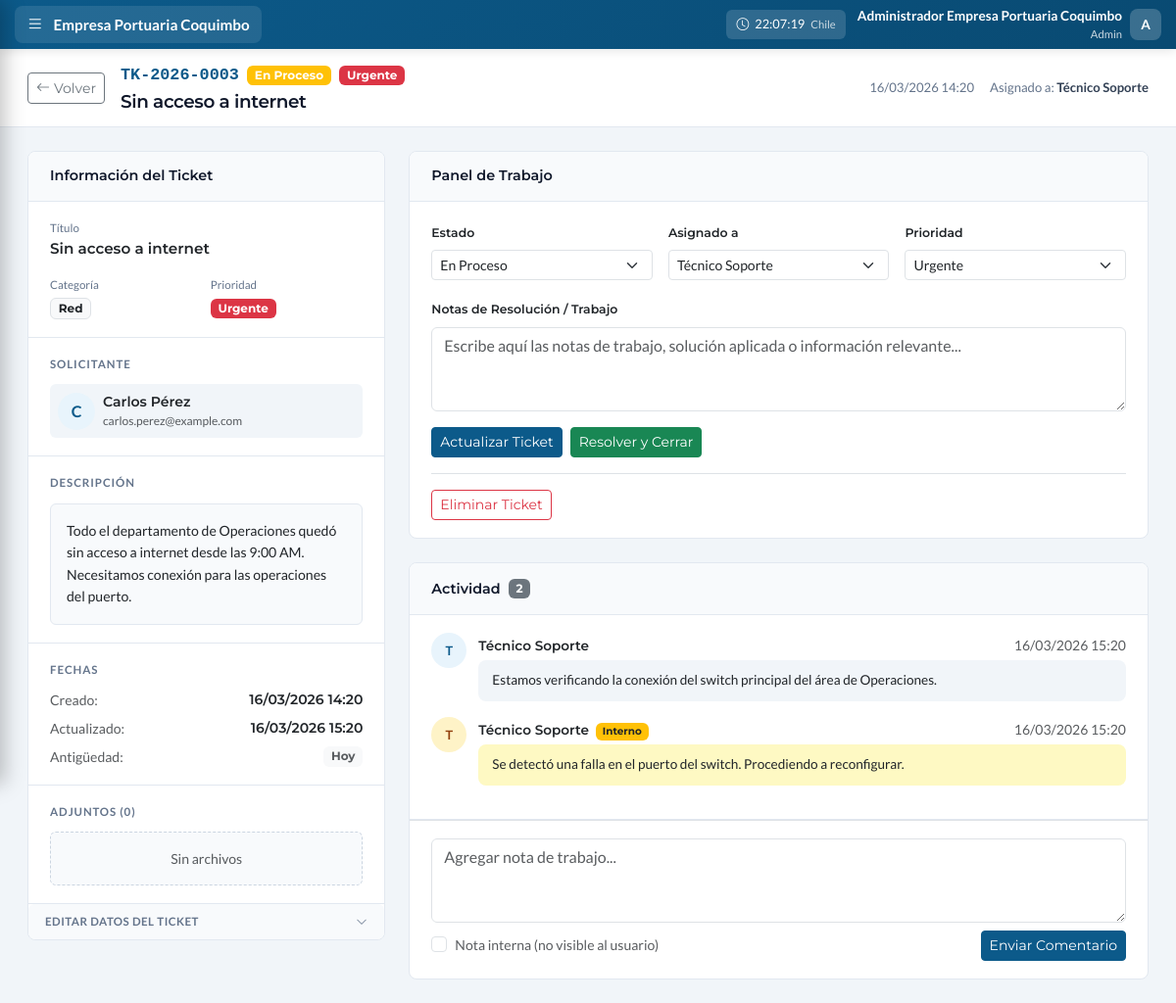
/detalle_ticket.php?id=3&from=tickets (signed in), run on the app's committed database.
### tables this page shows
CREATE TABLE IF NOT EXISTS users (
    id INT AUTO_INCREMENT PRIMARY KEY,
    name VARCHAR(100) NOT NULL,
    username VARCHAR(50) NOT NULL UNIQUE,
    email VARCHAR(150) NOT NULL UNIQUE,
    password VARCHAR(255) NOT NULL,
    role ENUM('admin', 'soporte', 'social', 'denuncia', 'user') NOT NULL DEFAULT 'user',
    is_active TINYINT(1) DEFAULT 1,
    last_login TIMESTAMP NULL,
    login_attempts INT DEFAULT 0,
    locked_until TIMESTAMP NULL,
    birthday DATE DEFAULT NULL,
    phone VARCHAR(20) DEFAULT NULL,
    department VARCHAR(100) DEFAULT NULL,
    position VARCHAR(100) DEFAULT NULL,
    avatar VARCHAR(255) DEFAULT NULL,
    bio TEXT DEFAULT NULL,
    created_at TIMESTAMP DEFAULT CURRENT_TIMESTAMP,
    updated_at TIMESTAMP DEFAULT CURRENT_TIMESTAMP ON UPDATE CURRENT_TIMESTAMP,
    INDEX idx_username (username),
    INDEX idx_email (email),
    INDEX idx_role (role)
);

CREATE TABLE IF NOT EXISTS tickets (
    id INT AUTO_INCREMENT PRIMARY KEY,
    ticket_number VARCHAR(20) NOT NULL UNIQUE,
    user_id INT DEFAULT NULL,
    user_name VARCHAR(100) DEFAULT NULL,
    user_email VARCHAR(150) DEFAULT NULL,
    user_department VARCHAR(100) DEFAULT NULL,
    user_phone VARCHAR(20) DEFAULT NULL,
    category ENUM('hardware', 'software', 'red', 'acceso', 'otro') NOT NULL DEFAULT 'otro',
    priority ENUM('baja', 'media', 'alta', 'urgente') NOT NULL DEFAULT 'media',
    title VARCHAR(200) NOT NULL,
    description TEXT NOT NULL,
    status ENUM('abierto', 'asignado', 'en_proceso', 'pendiente', 'en_pausa', 'resuelto', 'cerrado') DEFAULT 'abierto',
    assigned_to INT DEFAULT NULL,
    assigned_by INT DEFAULT NULL,
    resolution TEXT DEFAULT NULL,
    resolution_type ENUM('solucionado', 'sin_solucion', 'duplicado', 'cancelado') DEFAULT NULL,
    created_at TIMESTAMP DEFAULT CURRENT_TIMESTAMP,
    first_response_at TIMESTAMP NULL,
    assigned_at TIMESTAMP NULL,
    work_started_at TIMESTAMP NULL,
    resolved_at TIMESTAMP NULL,
    closed_at TIMESTAMP NULL,
    updated_at TIMESTAMP DEFAULT CURRENT_TIMESTAMP ON UPDATE CURRENT_TIMESTAMP,
    sla_response_target INT DEFAULT NULL,
    sla_resolution_target INT DEFAULT NULL,
    sla_response_met TINYINT(1) DEFAULT NULL,
    sla_resolution_met TINYINT(1) DEFAULT NULL,
    sla_paused_at TIMESTAMP NULL,
    sla_paused_minutes INT DEFAULT 0,
    FOREIGN KEY (user_id) REFERENCES users(id) ON DELETE SET NULL,
    FOREIGN KEY (assigned_to) REFERENCES users(id) ON DELETE SET NULL,
    FOREIGN KEY (assigned_by) REFERENCES users(id) ON DELETE SET NULL,
    INDEX idx_ticket_number (ticket_number),
    INDEX idx_status (status),
    INDEX idx_priority (priority),
    INDEX idx_assigned (assigned_to),
    INDEX idx_created (created_at)
);

CREATE TABLE IF NOT EXISTS ticket_comments (
    id INT AUTO_INCREMENT PRIMARY KEY,
    ticket_id INT NOT NULL,
    user_id INT DEFAULT NULL,
    user_name VARCHAR(100) DEFAULT NULL,
    comment TEXT NOT NULL,
    is_internal TINYINT(1) DEFAULT 0,
    is_first_response TINYINT(1) DEFAULT 0,
    created_at TIMESTAMP DEFAULT CURRENT_TIMESTAMP,
    FOREIGN KEY (ticket_id) REFERENCES tickets(id) ON DELETE CASCADE,
    FOREIGN KEY (user_id) REFERENCES users(id) ON DELETE SET NULL,
    INDEX idx_ticket (ticket_id)
);

### public/detalle_ticket.php (the view, shortened to what the rows shown need)
<?php
require_once '../includes/bootstrap.php';
$user = getCurrentUser();
$ticketId = (int)($_GET['id'] ?? 0);
$statusColors = ['abierto' => 'primary', 'asignado' => 'info', 'en_proceso' => 'warning', 'pendiente' => 'secondary', 'en_pausa' => 'info', 'resuelto' => 'success', 'cerrado' => 'dark'];
$statusLabels = ['abierto' => 'Abierto', 'asignado' => 'Asignado', 'en_proceso' => 'En Proceso', 'pendiente' => 'Pendiente', 'en_pausa' => 'En Pausa', 'resuelto' => 'Resuelto', 'cerrado' => 'Cerrado'];
$priorityColors = ['urgente' => 'danger', 'alta' => 'warning', 'media' => 'info', 'baja' => 'secondary'];
$categoryLabels = ['hardware' => 'Hardware', 'software' => 'Software', 'red' => 'Red', 'acceso' => 'Acceso', 'otro' => 'Otro'];
$technicians = $pdo->query("SELECT id, name, email, role FROM users WHERE role IN ('admin', 'soporte')")->fetchAll();
$stmt = $pdo->prepare("
    SELECT t.*,
           COALESCE(u.name, t.user_name) as user_name,
           a.name as assigned_name
    FROM tickets t
    LEFT JOIN users u ON t.user_id = u.id
    LEFT JOIN users a ON t.assigned_to = a.id
    WHERE t.id = ?
");
$stmt->execute([$ticketId]);
$t = $stmt->fetch();
$ticketComments = $pdo->prepare('SELECT * FROM ticket_comments WHERE ticket_id = ? ORDER BY created_at ASC');
$ticketComments->execute([$ticketId]);
$comments = $ticketComments->fetchAll();
$updatedAt = $t['updated_at'] ?? $t['created_at'];
?>
<!DOCTYPE html>
<html lang="es">
<head>
    <link href="https://cdn.jsdelivr.net/npm/bootstrap@5.3.2/dist/css/bootstrap.min.css" rel="stylesheet">
    <link href="https://cdn.jsdelivr.net/npm/bootstrap-icons@1.11.1/font/bootstrap-icons.css" rel="stylesheet">
    <link href="css/detalle-ticket.css" rel="stylesheet">
</head>
<body class="has-sidebar">
    <?php include '../includes/barra_lateral_soporte.php'; ?>
    <main class="main-content">
    <div class="ticket-subheader">
        <div class="d-flex align-items-center gap-3 flex-wrap">
            <div>
                <div class="d-flex align-items-center gap-2 mb-1">
                    <span class="ticket-id-badge"><?= htmlspecialchars($t['ticket_number']) ?></span>
                    <span class="badge bg-<?= $statusColors[$t['status']] ?> py-1 px-2"><?= $statusLabels[$t['status']] ?></span>
                    <span class="badge bg-<?= $priorityColors[$t['priority']] ?> py-1 px-2"><?= ucfirst($t['priority']) ?></span>
                </div>
                <h1 class="ticket-title-main"><?= htmlspecialchars($t['title']) ?></h1>
            </div>
        </div>
        <div class="d-flex align-items-center gap-3 header-meta">
            <span><?= date('d/m/Y H:i', strtotime($t['created_at'])) ?></span>
            <?php if ($t['assigned_name']): ?>
            <span>Asignado a: <strong><?= htmlspecialchars($t['assigned_name']) ?></strong></span>
            <?php endif; ?>
        </div>
    </div>
    <div class="page-content">
        <div class="row g-4">
            <div class="col-lg-4">
                <div class="detail-card">
                    <div class="card-section-header">
                        <h2 class="card-section-title">Información del Ticket</h2>
                    </div>
                    <div class="card-section">
                        <div class="mb-3">
                            <div class="info-label">Título</div>
                            <p class="mb-0 fw-semibold" style="font-size: 0.95rem;"><?= htmlspecialchars($t['title']) ?></p>
                        </div>
                        <div class="row g-2">
                            <div class="col-6">
                                <div class="info-label">Categoría</div>
                                <span class="badge bg-light text-dark border"><?= $categoryLabels[$t['category']] ?? $t['category'] ?></span>
                            </div>
                            <div class="col-6">
                                <div class="info-label">Prioridad</div>
                                <span class="badge bg-<?= $priorityColors[$t['priority']] ?>"><?= ucfirst($t['priority']) ?></span>
                            </div>
                        </div>
                    </div>
                    <div class="card-section">
                        <div class="d-flex align-items-center gap-2 p-2 rounded" style="background: var(--gray-100);">
                            <div>
                                <div class="fw-semibold" style="font-size: 0.88rem;"><?= htmlspecialchars($t['user_name'] ?? 'Sin nombre') ?></div>
                                <div class="text-muted" style="font-size: 0.75rem;"><?= htmlspecialchars($t['user_email'] ?? '-') ?></div>
                            </div>
                        </div>
                    </div>
                    <div class="card-section">
                        <div class="p-3 rounded" style="background: var(--gray-50); border: 1px solid var(--gray-200); max-height: 200px; overflow-y: auto;">
                            <p class="mb-0" style="font-size: 0.88rem; line-height: 1.6; white-space: pre-line;"><?= htmlspecialchars($t['description']) ?></p>
                        </div>
                    </div>
                    <div class="card-section">
                        <div class="d-flex flex-column gap-2">
                            <div class="d-flex justify-content-between">
                                <small class="text-muted">Creado:</small>
                                <small class="fw-semibold"><?= date('d/m/Y H:i', strtotime($t['created_at'])) ?></small>
                            </div>
                            <div class="d-flex justify-content-between">
                                <small class="text-muted">Actualizado:</small>
                                <small class="fw-semibold"><?= date('d/m/Y H:i', strtotime($updatedAt)) ?></small>
                            </div>
                        </div>
                    </div>
                </div>
            </div>
            <div class="col-lg-8">
                <div class="detail-card mb-4">
                    <div class="card-section-header">
                        <h2 class="card-section-title">Panel de Trabajo</h2>
                    </div>
                    <div class="card-section">
                        <form method="POST">
                            <div class="row g-3 mb-3">
                                <div class="col-md-4">
                                    <label class="form-label fw-semibold" style="font-size: 0.78rem;">Estado</label>
                                    <select name="new_status" class="form-select form-select-sm">
                                        <option value="en_proceso" <?= $t['status'] === 'en_proceso' ? 'selected' : '' ?>>En Proceso</option>
                                    </select>
                                </div>
                                <div class="col-md-4">
                                    <label class="form-label fw-semibold" style="font-size: 0.78rem;">Asignado a</label>
                                    <select name="assign_to" class="form-select form-select-sm">
                                        <?php foreach ($technicians as $tech): ?>
                                        <option value="<?= $tech['id'] ?>" <?= $t['assigned_to'] == $tech['id'] ? 'selected' : '' ?>><?= htmlspecialchars($tech['name']) ?></option>
                                        <?php endforeach; ?>
                                    </select>
                                </div>
                                <div class="col-md-4">
                                    <label class="form-label fw-semibold" style="font-size: 0.78rem;">Prioridad</label>
                                    <select name="priority" class="form-select form-select-sm">
                                        <option value="urgente" <?= $t['priority'] === 'urgente' ? 'selected' : '' ?>>Urgente</option>
                                    </select>
                                </div>
                            </div>
                        </form>
                    </div>
                </div>
                <div class="detail-card" id="actividad">
                    <div class="card-section-header">
                        <div class="d-flex align-items-center gap-2">
                            <h2 class="card-section-title mb-0">Actividad</h2>
                        </div>
                    </div>
                    <div class="card-section" style="max-height: 400px; overflow-y: auto;">
                        <?php if (empty($comments)): ?>
                        <div class="text-center py-5">
                            <p class="text-muted mb-0">Sin actividad registrada</p>
                        </div>
                        <?php else: ?>
                        <?php foreach ($comments as $c): ?>
                        <div class="comment-item">
                            <div class="comment-avatar" style="background: <?= $c['is_internal'] ? '#fef3c7' : 'var(--primary-soft)' ?>; color: <?= $c['is_internal'] ? '#92400e' : 'var(--primary-dark)' ?>;">
                                <?= strtoupper(substr($c['user_name'] ?? 'S', 0, 1)) ?>
                            </div>
                            <div class="flex-grow-1">
                                <div class="d-flex justify-content-between align-items-center mb-1">
                                    <div>
                                        <span class="fw-semibold" style="font-size: 0.85rem;"><?= htmlspecialchars($c['user_name'] ?? 'Sistema') ?></span>
                                        <?php if ($c['is_internal']): ?>
                                        <span class="badge bg-warning text-dark ms-1" style="font-size: 0.65rem;">Interno</span>
                                        <?php endif; ?>
                                    </div>
                                    <small class="text-muted"><?= date('d/m/Y H:i', strtotime($c['created_at'])) ?></small>
                                </div>
                                <div class="comment-bubble" style="background: <?= $c['is_internal'] ? '#fef9c3' : 'var(--gray-100)' ?>;">
                                    <?php
                                    $commentText = htmlspecialchars($c['comment']);
                                    echo nl2br($commentText);
                                    ?>
                                </div>
                            </div>
                        </div>
                        <?php endforeach; ?>
                        <?php endif; ?>
                    </div>
                </div>
            </div>
        </div>
    </div>
    </main>
</body>
</html>

### includes/barra_lateral_soporte.php (shortened to what the rows shown need)
<link href="css/sidebar-soporte.css" rel="stylesheet">
<div class="epco-topbar">
    <div class="topbar-right">
        <div class="topbar-user">
            <div class="topbar-user-info d-none d-md-block">
                <div class="topbar-user-name"><?= htmlspecialchars($user['name']) ?></div>
                <div class="topbar-user-role"><?= ucfirst($user['role']) ?></div>
            </div>
            <div class="dropdown">
                <div class="topbar-avatar" role="button" data-bs-toggle="dropdown">
                    <?= strtoupper(substr($user['name'], 0, 1)) ?>
                </div>
            </div>
        </div>
    </div>
</div>

### data on the page
users: name "Administrador Empresa Portuaria Coquimbo", role "Admin", name "A"
tickets: ticket_number "TK-2026-0003", status "En Proceso", priority "Urgente", title "Sin acceso a internet", created_at "16/03/2026 14:20", assigned_to.name "Técnico Soporte", category "Red", user_email "carlos.perez@example.com", description "Todo el departamento de Operaciones quedó sin acceso a internet desde las 9:00 AM. Necesitamos conexión para las operaciones del puerto.", updated_at "16/03/2026 15:20", new_status "En Proceso", assign_to "Técnico Soporte"
ticket_comments: user_name "T", user_name "Técnico Soporte", created_at "16/03/2026 15:20", comment "Estamos verificando la conexión del switch principal del área de Operaciones."
ticket_comments: user_name "T", user_name "Técnico Soporte", is_internal "Interno", created_at "16/03/2026 15:20", comment "Se detectó una falla en el puerto del switch. Procediendo a reconfigurar."

### other printed values
substr($t['user_name'] ?? 'U', 0, 1) "C"
$t['user_name'] "Carlos Pérez"
$totalEvidence "0"
count($comments) "2"
